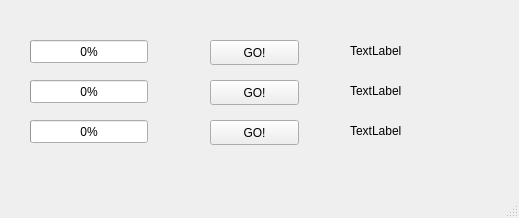
<?xml version="1.0" encoding="UTF-8"?>
<ui version="4.0">
 <class>MainWindow</class>
 <widget class="QMainWindow" name="MainWindow">
  <property name="geometry">
   <rect>
    <x>0</x>
    <y>0</y>
    <width>519</width>
    <height>218</height>
   </rect>
  </property>
  <property name="windowTitle">
   <string>MainWindow</string>
  </property>
  <widget class="QWidget" name="centralwidget">
   <widget class="QProgressBar" name="progressBar">
    <property name="geometry">
     <rect>
      <x>30</x>
      <y>40</y>
      <width>118</width>
      <height>23</height>
     </rect>
    </property>
    <property name="value">
     <number>0</number>
    </property>
    <property name="format">
     <string>%p%</string>
    </property>
   </widget>
   <widget class="QPushButton" name="pushButton">
    <property name="geometry">
     <rect>
      <x>210</x>
      <y>40</y>
      <width>89</width>
      <height>25</height>
     </rect>
    </property>
    <property name="text">
     <string>GO!</string>
    </property>
   </widget>
   <widget class="QPushButton" name="pushButton_2">
    <property name="geometry">
     <rect>
      <x>210</x>
      <y>80</y>
      <width>89</width>
      <height>25</height>
     </rect>
    </property>
    <property name="text">
     <string>GO!</string>
    </property>
   </widget>
   <widget class="QProgressBar" name="progressBar_2">
    <property name="geometry">
     <rect>
      <x>30</x>
      <y>80</y>
      <width>118</width>
      <height>23</height>
     </rect>
    </property>
    <property name="value">
     <number>0</number>
    </property>
    <property name="format">
     <string>%p%</string>
    </property>
   </widget>
   <widget class="QPushButton" name="pushButton_3">
    <property name="geometry">
     <rect>
      <x>210</x>
      <y>120</y>
      <width>89</width>
      <height>25</height>
     </rect>
    </property>
    <property name="text">
     <string>GO!</string>
    </property>
   </widget>
   <widget class="QProgressBar" name="progressBar_3">
    <property name="geometry">
     <rect>
      <x>30</x>
      <y>120</y>
      <width>118</width>
      <height>23</height>
     </rect>
    </property>
    <property name="value">
     <number>0</number>
    </property>
    <property name="format">
     <string>%p%</string>
    </property>
   </widget>
   <widget class="QLabel" name="label">
    <property name="geometry">
     <rect>
      <x>350</x>
      <y>40</y>
      <width>141</width>
      <height>21</height>
     </rect>
    </property>
    <property name="text">
     <string>TextLabel</string>
    </property>
   </widget>
   <widget class="QLabel" name="label_2">
    <property name="geometry">
     <rect>
      <x>350</x>
      <y>80</y>
      <width>141</width>
      <height>21</height>
     </rect>
    </property>
    <property name="text">
     <string>TextLabel</string>
    </property>
   </widget>
   <widget class="QLabel" name="label_3">
    <property name="geometry">
     <rect>
      <x>350</x>
      <y>120</y>
      <width>141</width>
      <height>21</height>
     </rect>
    </property>
    <property name="text">
     <string>TextLabel</string>
    </property>
   </widget>
  </widget>
  <widget class="QMenuBar" name="menubar">
   <property name="geometry">
    <rect>
     <x>0</x>
     <y>0</y>
     <width>519</width>
     <height>22</height>
    </rect>
   </property>
  </widget>
  <widget class="QStatusBar" name="statusbar"/>
 </widget>
 <resources/>
 <connections/>
</ui>
